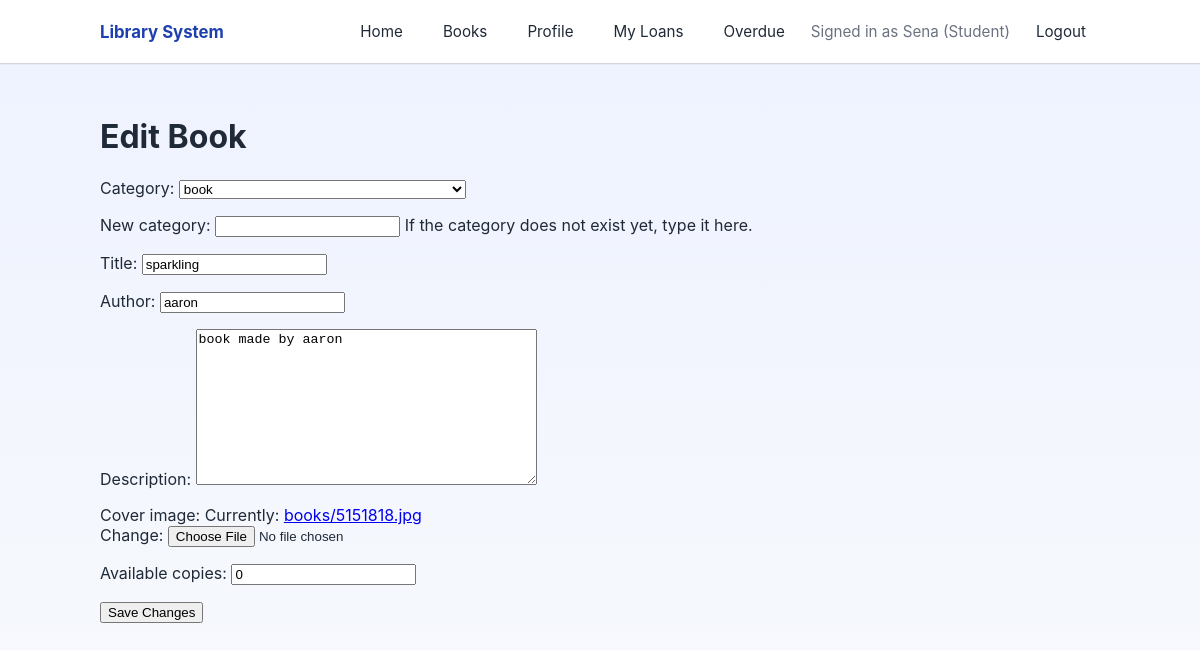
/books/edit/1/ (signed in), run on the app's committed database.
### library/models.py (models this page shows, shortened)
class Book(models.Model):
    category = models.ForeignKey(Category, on_delete=models.CASCADE)
    title = models.CharField(max_length=200)
    author = models.CharField(max_length=100)
    description = models.TextField()
    cover_image = models.ImageField(upload_to='books/')
    available_copies = models.PositiveIntegerField(default=1)

### library/views.py (the view)
# urls.py: path('books/edit/<int:id>/', views.edit_book, name='edit_book'),
@login_required
def edit_book(request, id):
    book = get_object_or_404(Book, id=id)
    if request.method == 'POST':
        form = BookForm(request.POST, request.FILES, instance=book)
        if form.is_valid():
            form.save()
            messages.success(request, 'Book updated successfully')
            return redirect('book_list')
    else:
        form = BookForm(instance=book)
    return render(request, 'library/edit_book.html', {'form': form})

### library/forms.py (shortened to what this page needs)
class BookForm(forms.ModelForm):
    new_category = forms.CharField(
        max_length=100,
        required=False,
        label='New category',
        help_text='If the category does not exist yet, type it here.'
    )
    class Meta:
        model = Book
        fields = ['category', 'new_category', 'title', 'author', 'description', 'cover_image', 'available_copies']
    def __init__(self, *args, **kwargs):
        super().__init__(*args, **kwargs)
        self.fields['category'].queryset = Category.objects.all()
        self.fields['category'].required = False
        self.fields['category'].empty_label = 'Select existing category (or enter a new one)'

### library/models.py (called while the page is built)
    def __str__(self):
        return self.name

### library/templates/library/edit_book.html (shortened to what this page needs)
{% extends 'base.html' %}
{% block content %}
<h1>Edit Book</h1>
<form method="post" enctype="multipart/form-data">
    {{ form.as_p }}
    <button type="submit">Save Changes</button>
</form>
{% endblock %}

### templates/base.html (shortened to what this page needs)
{% load static %}
<!DOCTYPE html>
<html>
<head>
    <link rel="stylesheet" href="{% static 'css/style.css' %}">
</head>
<body>
    <header class="site-header">
        <div class="container header-inner">
            <a class="brand" href="/">Library System</a>
            <nav class="site-nav">
                <a href="/">Home</a>
                {% if user.is_authenticated %}
                    <a href="/books/">Books</a>
                    <a href="{% url 'profile' %}">Profile</a>
                    {% if not user.is_staff %}
                        <a href="{% url 'my_loans' %}">My Loans</a>
                    {% endif %}
                    <a href="{% url 'overdue_loans' %}">Overdue</a>
                    <span class="nav-user">Signed in as {{ user.username }} ({{ user.is_staff|yesno:"Staff,Student" }})</span>
                    <a href="{% url 'logout' %}">Logout</a>
                {% else %}
                    <a href="{% url 'login' %}">Login</a>
                    <a href="{% url 'register' %}">Register</a>
                {% endif %}
            </nav>
        </div>
    </header>
    <main class="container main-content">
        {% block content %}
        {% endblock %}
    </main>
</body>
</html>

### static/css/style.css (style rules this page uses)
* { box-sizing: border-box; }
:root { --bg: #f7f8fb; --surface: #ffffff; --surface-strong: #edf2f7; --text: #1f2937; --muted: #6b7280; --primary: #2563eb; --primary-dark: #1e40af; --danger: #dc2626; --warning: #f59e0b; --border: #d1d5db; --shadow: 0 10px 30px rgba(15, 23, 42, 0.08); }
body { margin: 0; min-height: 100vh; font-family: Inter, system-ui, -apple-system, BlinkMacSystemFont, "Segoe UI", sans-serif; background: linear-gradient(180deg, #eef2ff 0%, #f8fafc 100%); color: var(--text); }
.container { width: min(1000px, calc(100% - 32px)); margin: 0 auto; }
.site-header { background: #ffffff; border-bottom: 1px solid var(--border); box-shadow: 0 1px 0 rgba(15, 23, 42, 0.04); }
.header-inner { display: flex; align-items: center; justify-content: space-between; gap: 12px; padding: 12px 0; }
.brand { font-size: 1.05rem; font-weight: 700; color: var(--primary-dark); text-decoration: none; }
.site-nav { display: flex; flex-wrap: wrap; align-items: center; gap: 12px; font-size: 0.95rem; }
.site-nav a { color: var(--text); text-decoration: none; padding: 10px 14px; border-radius: 9999px; transition: background 0.2s ease, color 0.2s ease; }
.nav-user { color: var(--muted); }
.main-content { padding: 32px 0 64px; }

### data on the page
Book: category "book", title "sparkling", author "aaron", description "book made by aaron", available_copies "0"

### other printed values
{{ user.username }} "Sena"
{{ user.is_staff|yesno:"Staff,Student" }} "Student"
